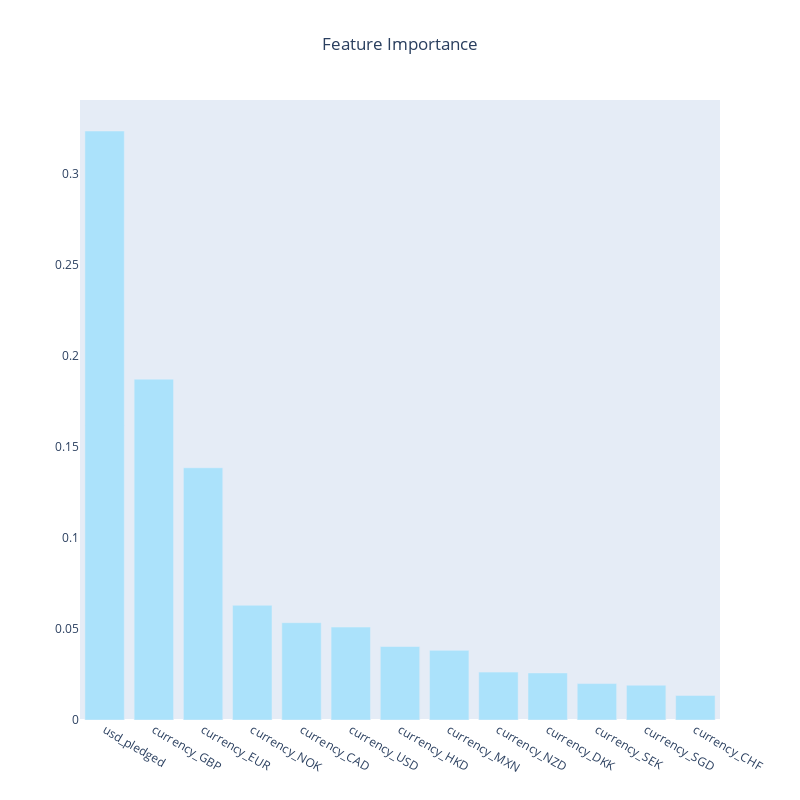

This figure's notebook cell:
### Markdown cell above
# Feature importance

### Code cell
# xgboost for feature importance on a classification problem
import plotly.graph_objects as go
from xgboost import XGBClassifier

xgb_model = XGBClassifier()
xgb_model.fit(
    h4_df.drop(columns=["SuccessfulBool"]),
    h4_df["SuccessfulBool"],
)
feature_importance_df = pd.DataFrame(
    {
        "feature": h4_df.drop(columns=["SuccessfulBool"]).columns,
        "importance": xgb_model.feature_importances_,
    }
)
feature_importance_df.sort_values(by="importance", ascending=False, inplace=True)
fig = go.Figure()
fig.add_trace(
    go.Bar(
        x=feature_importance_df["feature"],
        y=feature_importance_df["importance"],
        marker_color="rgb(171, 226, 251)",
    )
)
fig.update_layout(
    title="Feature Importance",
    title_x=0.5,
    width=800,
    height=800,
    xaxis_showgrid=False,
    yaxis_showgrid=False,
)
fig.show()

### Figure 1 — Plotly figure (JSON) as saved in the notebook; plotly's stock layout.template omitted (floating-point values rounded to 4 significant figures)
{"data": [{"marker": {"color": "rgb(171, 226, 251)"}, "type": "bar", "x": ["usd_pledged", "currency_GBP", "currency_EUR", "currency_NOK", "currency_CAD", "currency_USD", "currency_HKD", "currency_MXN", "currency_NZD", "currency_DKK", "currency_SEK", "currency_SGD", "currency_CHF"], "y": [0.3234, 0.1872, 0.1385, 0.06299, 0.05343, 0.05106, 0.04036, 0.03825, 0.0263, 0.02585, 0.01999, 0.01912, 0.01347]}], "layout": {"height": 800, "title": {"text": "Feature Importance", "x": 0.5}, "width": 800, "xaxis": {"showgrid": false}, "yaxis": {"showgrid": false}}}
